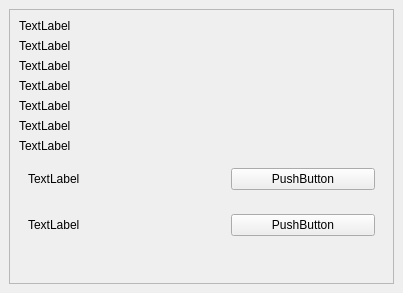
<?xml version="1.0" encoding="UTF-8"?>
<ui version="4.0">
 <class>DockWidget</class>
 <widget class="QDockWidget" name="DockWidget">
  <property name="geometry">
   <rect>
    <x>0</x>
    <y>0</y>
    <width>403</width>
    <height>293</height>
   </rect>
  </property>
  <property name="windowTitle">
   <string>DockWidget</string>
  </property>
  <widget class="QWidget" name="dockWidgetContents">
   <layout class="QVBoxLayout" name="verticalLayout">
    <item>
     <widget class="QScrollArea" name="scrollArea">
      <property name="minimumSize">
       <size>
        <width>0</width>
        <height>100</height>
       </size>
      </property>
      <property name="widgetResizable">
       <bool>true</bool>
      </property>
      <widget class="QWidget" name="scrollAreaWidgetContents">
       <property name="geometry">
        <rect>
         <x>0</x>
         <y>0</y>
         <width>383</width>
         <height>239</height>
        </rect>
       </property>
       <property name="sizePolicy">
        <sizepolicy hsizetype="Preferred" vsizetype="Fixed">
         <horstretch>0</horstretch>
         <verstretch>0</verstretch>
        </sizepolicy>
       </property>
       <property name="minimumSize">
        <size>
         <width>0</width>
         <height>0</height>
        </size>
       </property>
       <layout class="QVBoxLayout" name="verticalLayout_2">
        <item>
         <widget class="QLabel" name="label">
          <property name="text">
           <string>TextLabel</string>
          </property>
         </widget>
        </item>
        <item>
         <widget class="QLabel" name="label_2">
          <property name="text">
           <string>TextLabel</string>
          </property>
         </widget>
        </item>
        <item>
         <widget class="QLabel" name="label_3">
          <property name="text">
           <string>TextLabel</string>
          </property>
         </widget>
        </item>
        <item>
         <widget class="QLabel" name="label_4">
          <property name="text">
           <string>TextLabel</string>
          </property>
         </widget>
        </item>
        <item>
         <widget class="QLabel" name="label_5">
          <property name="text">
           <string>TextLabel</string>
          </property>
         </widget>
        </item>
        <item>
         <widget class="QLabel" name="label_6">
          <property name="text">
           <string>TextLabel</string>
          </property>
         </widget>
        </item>
        <item>
         <widget class="QLabel" name="label_7">
          <property name="text">
           <string>TextLabel</string>
          </property>
         </widget>
        </item>
        <item>
         <widget class="QWidget" name="widget" native="true">
          <property name="sizePolicy">
           <sizepolicy hsizetype="Preferred" vsizetype="Preferred">
            <horstretch>0</horstretch>
            <verstretch>0</verstretch>
           </sizepolicy>
          </property>
          <layout class="QHBoxLayout" name="horizontalLayout">
           <item>
            <widget class="QLabel" name="label_8">
             <property name="text">
              <string>TextLabel</string>
             </property>
            </widget>
           </item>
           <item>
            <spacer name="horizontalSpacer">
             <property name="orientation">
              <enum>Qt::Horizontal</enum>
             </property>
             <property name="sizeHint" stdset="0">
              <size>
               <width>40</width>
               <height>20</height>
              </size>
             </property>
            </spacer>
           </item>
           <item>
            <widget class="QPushButton" name="pushButton">
             <property name="sizePolicy">
              <sizepolicy hsizetype="MinimumExpanding" vsizetype="Fixed">
               <horstretch>0</horstretch>
               <verstretch>0</verstretch>
              </sizepolicy>
             </property>
             <property name="text">
              <string>PushButton</string>
             </property>
            </widget>
           </item>
          </layout>
         </widget>
        </item>
        <item>
         <widget class="QWidget" name="widget_2" native="true">
          <property name="sizePolicy">
           <sizepolicy hsizetype="Preferred" vsizetype="Preferred">
            <horstretch>0</horstretch>
            <verstretch>0</verstretch>
           </sizepolicy>
          </property>
          <layout class="QHBoxLayout" name="horizontalLayout_2">
           <item>
            <widget class="QLabel" name="label_9">
             <property name="text">
              <string>TextLabel</string>
             </property>
            </widget>
           </item>
           <item>
            <spacer name="horizontalSpacer_2">
             <property name="orientation">
              <enum>Qt::Horizontal</enum>
             </property>
             <property name="sizeHint" stdset="0">
              <size>
               <width>40</width>
               <height>20</height>
              </size>
             </property>
            </spacer>
           </item>
           <item>
            <widget class="QPushButton" name="pushButton_2">
             <property name="sizePolicy">
              <sizepolicy hsizetype="MinimumExpanding" vsizetype="Fixed">
               <horstretch>0</horstretch>
               <verstretch>0</verstretch>
              </sizepolicy>
             </property>
             <property name="text">
              <string>PushButton</string>
             </property>
            </widget>
           </item>
          </layout>
         </widget>
        </item>
       </layout>
      </widget>
     </widget>
    </item>
   </layout>
  </widget>
 </widget>
 <resources/>
 <connections/>
</ui>
